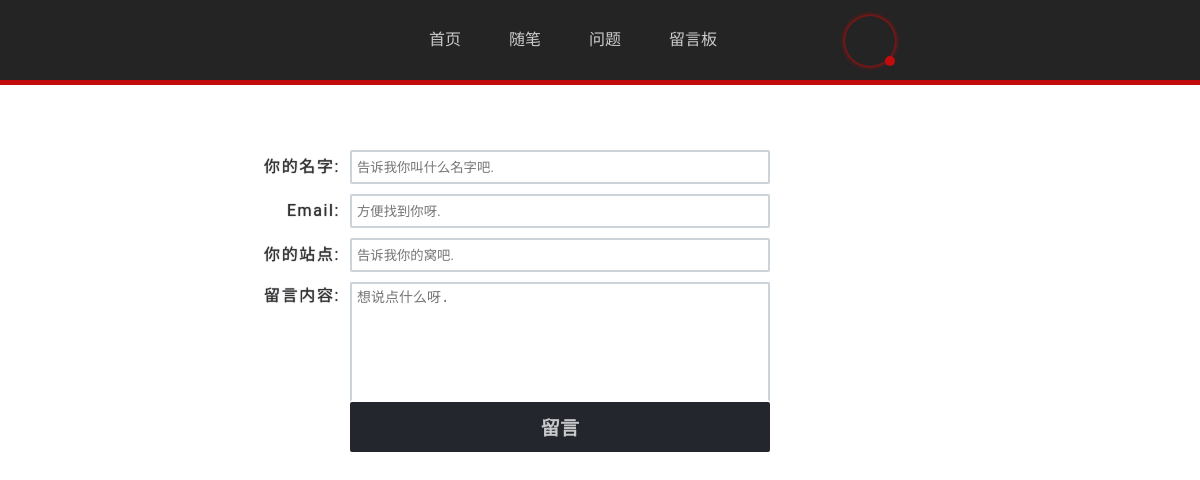
Page /message/ on the earlier database version.
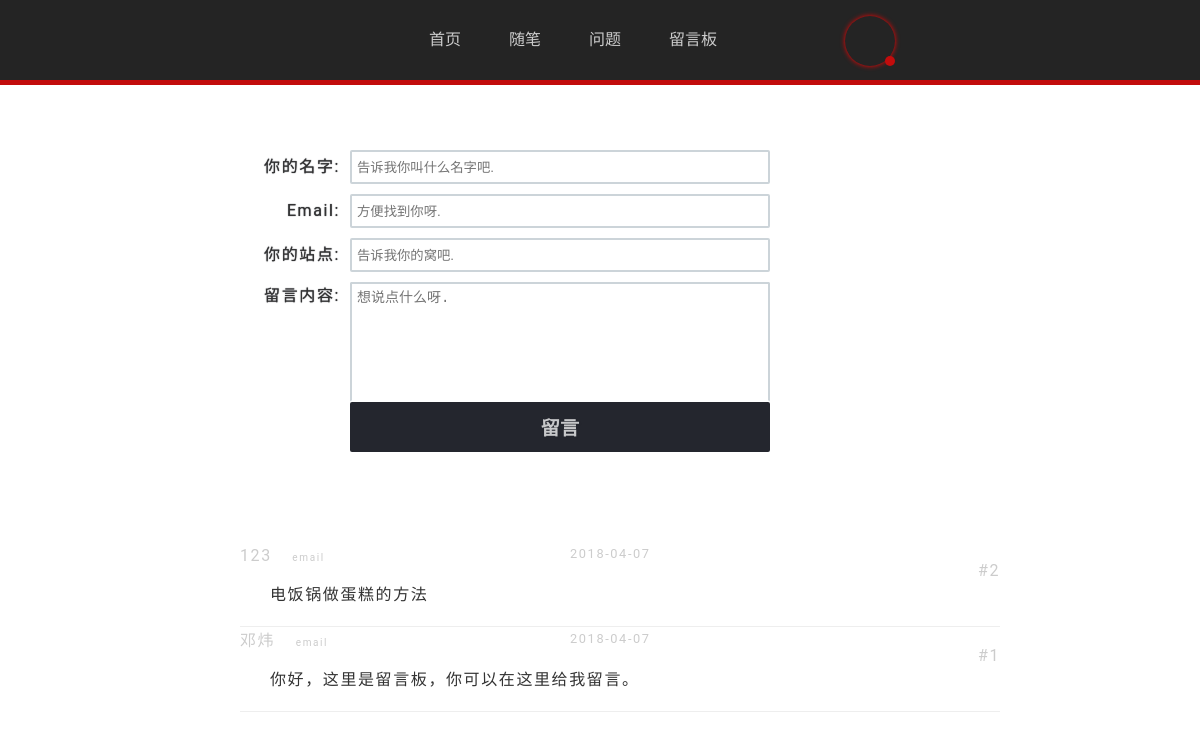
Same page on the later database version.
### blog/models.py (models this page shows, shortened)
class Message(models.Model):
    name = models.CharField(max_length = 30)
    email = models.CharField(max_length = 30)
    body = models.TextField(blank=True)
    siteurl = models.CharField(max_length = 150,blank=True)
    timestamp = models.DateTimeField(editable=False)

### blog/views.py (the view, shortened to what this page needs)
# urls.py: url(r'^message/$',message),
def message(request):
    message_list = Message.objects.order_by('-timestamp')
    form = MessageForm()
    return render(request,'message.html',{'form': form,'message_list': message_list})

### blog/forms.py
class MessageForm(forms.Form):
    name = forms.CharField(max_length = 30,label='你的名字',widget=forms.TextInput(attrs={'placeholder': '告诉我你叫什么名字吧.'}))
    email = forms.EmailField(max_length = 30,label='Email',widget=forms.TextInput(attrs={'placeholder': '方便找到你呀.'}))
    siteurl = forms.URLField(max_length = 150,label='你的站点',widget=forms.TextInput(attrs={'placeholder': '告诉我你的窝吧.'}))
    body = forms.CharField(label='留言内容',widget=forms.Textarea(attrs={'placeholder': '想说点什么呀.'}))

### blog/templates/message.html (shortened to what this page needs)
{% include 'head.html' with title='留言板' %}
	<div id='main'>
		<div id='page'>
		<link rel='stylesheet' href='/static/css/message.css' type='text/css'/>
		<ul id='message'>
				<form class='list-form' method='post'>
					{% for f in form %}
						{{ f.label_tag }}{{ f }}</br>
					{% endfor %}
					<input class='sub-message' value='留言' type='submit'>
				</form>
{% for message in message_list %}
	<li>
		<strong><a class='message-name' href='{{ message.siteurl }}' target='black'>{{ message.name }}</a>
		<a class='message-email' href='mailto:{{ message.email }}'>email</a></strong>
		<span class='message-date'>{{ message.timestamp|date:'Y-m-d' }}</span>
		<span class='message-f'>#{{ forloop.revcounter }}</span>
		<p>{{ message.body }}</p>
	</li>
{% endfor %}
		</ul>
		</div>
	</div>

Differences in the rows shown:
added Message: name "123", timestamp "2018-04-07", body "电饭锅做蛋糕的方法"
added Message: name "邓炜", timestamp "2018-04-07", body "你好，这里是留言板，你可以在这里给我留言。"
